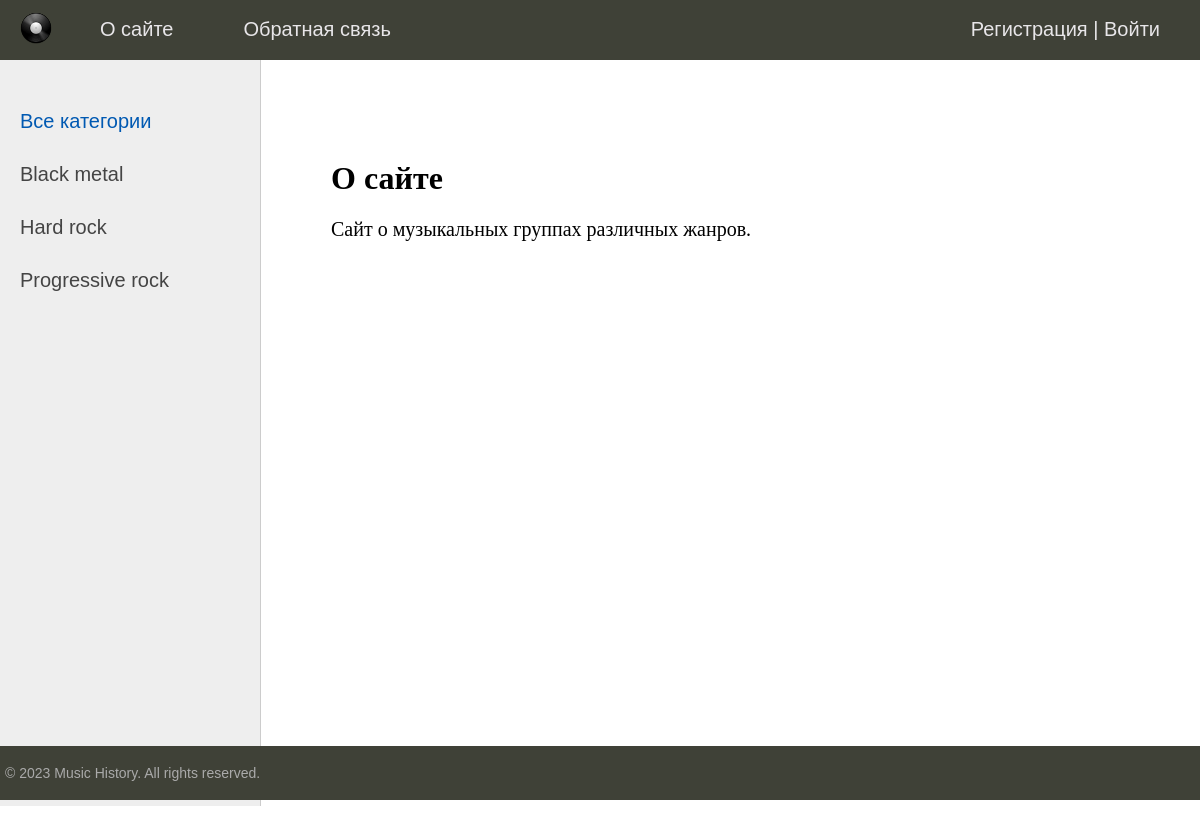
The page /about/ on the database its author committed.
### bands/models.py (models this page shows, shortened)
class Category(models.Model):
    name = models.CharField(max_length=100, db_index=True, verbose_name='Категория')
    slug = models.SlugField(max_length=255, unique=True, db_index=True, verbose_name='URL')
    def get_absolute_url(self):
        return reverse('category', kwargs={'cat_slug': self.slug})
    class Meta:
        verbose_name = 'Категория'
        verbose_name_plural = 'Категории'
        ordering = ['id']

### bands/views.py (the view)
# urls.py: path('about/', About.as_view(), name='about'),
class About(DataMixin, ListView):
    model = Bands
    template_name = 'bands/about.html'
    slug_url_kwarg = 'about_slug'
    context_object_name = 'about'
    def get_context_data(self, *, object_list=None, **kwargs):
        context = {'menu': menu}
        c_def = self.get_user_context(title='О сайте')
        context.update(c_def)
        return context

### bands/utils.py (called while the page is built)
    def get_user_context(self, **kwargs):
        context = kwargs
        cats = Category.objects.annotate(Count('bands'))
        user_menu = menu.copy()
        if not self.request.user.is_authenticated:
            user_menu.pop(1)
        context['menu'] = user_menu
        context['cats'] = cats
        if 'cat_selected' not in context:
            context['cat_selected'] = 0
        return context

### bands/templates/bands/about.html
{%extends 'bands/base.html' %}
{% block content %}
<h1>{{ title }}</h1>
<p>Сайт о музыкальных группах различных жанров. </p>
{% endblock %}

### bands/templates/bands/base.html (shortened to what this page needs)
{% load static %}
{% load bands_tags %}
<!DOCTYPE html>
<html>
<head>
	<link type="text/css" href="{% static 'bands/css/styles.css' %}" rel="stylesheet" />
</head>
<body>
<table class="table-page" border=0 cellpadding="0" cellspacing="0">
<tr><td valign=top>
{% block mainmenu %}
		<div class="header">
			<ul id="mainmenu" class="mainmenu">
			<li class="logo"><a href="{% url 'home' %}"><div class="logo"></div></a></li>
{% for m in menu %}
			<li><a href="{% url m.url_name %}">{{m.title}}</a></li>
{% endfor %}
				{% if request.user.is_authenticated %}
				<li class="last"> {{user.username}} | <a href="{% url 'logout' %}">Выйти</a></li>
				{% else %}
				<li class="last"><a href="{% url 'register' %}">Регистрация</a> | <a href="{% url 'login' %}">Войти</a></li>
				{% endif %}
			</ul>
		</div>
{% endblock mainmenu %}
<table class="table-content" border=0 cellpadding="0" cellspacing="0">
<tr>
	<td valign="top" class="left-chapters">
	<ul id="leftchapters">
{% if cat_selected == 0 %}
		<li class="selected">Все категории</li>
{% else %}
		<li><a href="{% url 'home' %}">Все категории</a></li>
{% endif %}
{% for c in cats %}
{% if c.bands__count > 0 %}
	{% if c.pk == cat_selected %}
		<li class="selected">{{c.name}}</li>
	{% else %}
		<li><a href="{{ c.get_absolute_url }}">{{c.name}}</a></li>
	{% endif %}
{% endif %}
{% endfor %}
	</ul>
</td>
<td valign="top" class="content">
	<div class="content-text">
{% block content %}
{% endblock %}
	</div>
</td></tr></table>
</td></tr>
<tr><td valign=top>
	<div id="footer">
		<p>&copy; 2023 Music History. All rights reserved.</p>
	</div>
</td></tr></table>
</body>
</html>

### bands/static/bands/css/styles.css (style rules this page uses)
html, body { font-family: 'Arial'; margin: 0; padding: 0; height: 100%; width: 100%; color: #444; }
a { color: #0059b2; text-decoration: none; }
.table-page { width: 100%; height: 100%; vertical-align: top; }
.table-page tr { height: 100%; }
.header { background: #3F4137; height: 60px; }
.logo { background: url('../images/logo.png') no-repeat 20px 12px; width: 70px; height: 60px; }
ul.mainmenu { list-style: none; margin: 0; padding: 0; height: 60px; color: #e8e6e9; font-size: 20px; overflow: hidden; }
ul.mainmenu li { float: left; margin: 18px 40px 0 30px; }
ul.mainmenu li.logo { margin: 0; }
ul.mainmenu li.last { float: right; }
ul.mainmenu li a { color: #e8e6e9; text-decoration: none; }
.table-content { width: 100%; min-height: 100%; height: 100%; }
.left-chapters { margin: 0; background: #eee; border-right: 1px solid #ccc; min-height: 100%; }
.left-chapters ul { width: 230px; min-height: 100%; margin: 0; padding: 20px 10px 10px 20px; list-style: none; font-size: 20px; }
.left-chapters ul li { margin: 30px 0 0 0; color: #999; }
.left-chapters ul li.selected { color: #0059b2; }
.left-chapters ul li a { color: #444; text-decoration: none; }
.content { padding: 40px 20px 20px 40px; width: 100%; box-sizing: border-box; }
.content-text { margin: 60px 0 0 30px; color: #000; font-size: 20px; font-family: Yandex Sans Display Light; }
.content-text h1 { font-size: 32px; }
#footer { box-sizing: border-box; background: #3F4137; padding: 5px; color: #aaa; font-size: 14px; font-family: Verdana, Geneva, Arial, Helvetica; text-align: left; overflow: hidden; }

### rows shown on the page
Category: name "Black metal"
Category: name "Hard rock"
Category: name "Progressive rock"

### other values the page prints
{{ m.title }} "О сайте" "Обратная связь"
{{ title }} "О сайте"
